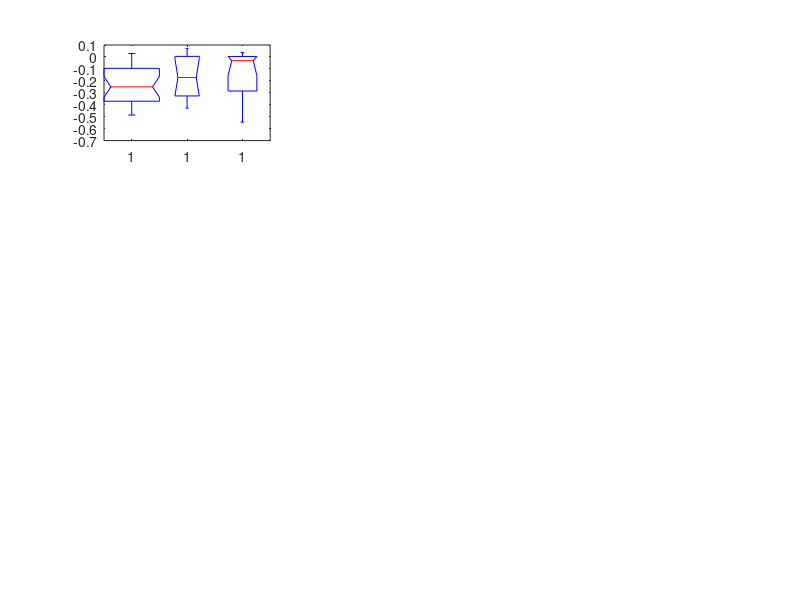

Source code (MATLAB): (Note: this script raises an error after producing the figure.)
clear

load('test_control_SMC_1.mat')

figure('color','w','Position', [100 100 1800 1800]),
ax=subplot(431),

 [~,p1,~,tstat1]=ttest2(cp_s2,cp_s1)
 [~,p2,~,tstat2]=ttest2(cp_s3,cp_s1)
 [~,p3,~,tstat3]=ttest2(cp_s3,cp_s2)


group=[ones(size(cp_s1));2*ones(size(cp_s2));3*ones(size(cp_s3))];
colors(3,:)=[0.6350 0.6350 0.6350];
colors(2,:)=[0.8500 0.3250 0.0980];
colors(1,:)=[0 0.4470 0.7410];


h=boxplot([cp_s1;cp_s2;cp_s3],group,'Notch','on','Widths',0.5);
set(h,'linewidth',2,'Color',[0.5 0.5 0.5])
set(gca,'XTickLabel',{'s1','s2','s3'});
h2=findobj(gca,'Tag','Box');
for j=1:3
    patch(get(h2(j),'Xdata'),get(h2(j),'YData'), colors(j,:),'FaceAlpha',0.8);
end
set(gca,'fontsize', 20),
set(gca,'linewidth',2);
yticks([-0.6 -0.3 0 0.2]);
ylim([-0.7 0.2]);
%%
dc=zeros(length(cp_208_regr),1);
dc(idx_s1)=1;
dc(idx_s2)=2;
dc(idx_s3)=3;

[B,dev,stats] = mnrfit(cp_208_regr,dc,'model','ordinal')
stats.p(end)

%%
ax=subplot(432),
[r2,p2]=corr(cp_s2,suvr_s2,'rows','pairwise','type','spearman'),%,'type','spearman'
plot(cp_s2,suvr_s2,'.','MarkerSize',30,'MarkerEdgeColor',[0.8500 0.3250 0.0980]),
title(['r2=',num2str(r2),'  p2=',num2str(p2)]),
xlim([-.8 .4]),xticks([-0.8 -0.4 0 0.4])
h2 = lsline(ax);
h2.LineWidth = 3;
h2.Color = 'k';
set(gca,'fontsize', 20),
set(gca,'linewidth',3),
box off,

ax=subplot(434),
[r2,p2]=corr(cp_s2,csf_abeta_s2,'rows','pairwise','type','spearman'),%
plot(cp_s2,csf_abeta_s2,'.','MarkerSize',30,'Color',[0.8500 0.3250 0.0980]),
title(['r2=',num2str(r2),'  p2=',num2str(p2)]),
xlim([-.8 .4]),xticks([-0.8 -0.4 0 0.4])
h2 = lsline(ax);
h2.LineWidth = 3;
h2.Color = 'k';
set(gca,'fontsize', 20),
set(gca,'linewidth',3),
box off,

ax=subplot(435),
[r2,p2]=corr(cp_s2,csf_tau_s2,'rows','pairwise','type','spearman'),%
plot(cp_s2,csf_tau_s2,'.','MarkerSize',30,'Color',[0.8500 0.3250 0.0980]),
title(['r2=',num2str(r2),'  p2=',num2str(p2)]),
xlim([-.8 .4]),xticks([-0.8 -0.4 0 0.4])
h2 = lsline(ax);
h2.LineWidth = 3;
h2.Color = 'k';
set(gca,'fontsize', 20),
set(gca,'linewidth',3),
box off,


ax=subplot(436),
[r2,p2]=corr(cp_s2,csf_p_tau_s2,'rows','pairwise','type','spearman'),
plot(cp_s2,csf_p_tau_s2,'.','MarkerSize',30,'Color',[0.8500 0.3250 0.0980]),
title(['r2=',num2str(r2),'  p2=',num2str(p2)]),
xlim([-.8 .4]),xticks([-0.8 -0.4 0 0.4])
h2 = lsline(ax);
h2.LineWidth = 3;
h2.Color = 'k';
set(gca,'fontsize', 20),
set(gca,'linewidth',3),
box off,



%%
clear
longi=load('test_control_SMC_2.mat')



ax=subplot(433),
[r2,p2]=corr(longi.cp_s2,longi.suvr_longi_s2,'rows','pairwise','type','spearman'),
plot(longi.cp_s2,longi.suvr_longi_s2,'.','MarkerSize',30,'Color',[0.8500 0.3250 0.0980]),
title(['r2=',num2str(r2),'  p2=',num2str(p2)]),
xlim([-.8 .4]),xticks([-0.8 -0.4 0 0.4]),%ylim([-0.02 0.08])
h2 = lsline(ax);
h2.LineWidth = 3;
h2.Color = 'k';
set(gca,'fontsize', 20),
set(gca,'linewidth',3),
box off,
%%
clear
load('test_control_SMC_3.mat')

[r12_tmp,p12_tmp]=corr((tmp1),(tmp2),'rows','pairwise','type','spearman'),%palm_inormal%
[r12_tmp2,p12_tmp2]=corr((tmp3),(tmp4),'rows','pairwise','type','spearman'),%

ax=subplot(437),
plot(tmp1,tmp2,'.','MarkerSize',30,'MarkerEdgeColor',[1 0.0 0.0]), %
title(['r=',num2str(r12_tmp),'p=',num2str(p12_tmp)]),yticks([0 0.04 0.08]),xlim([-0.5 .2])
h2 = lsline(ax);
h2.LineWidth = 3;
h2.Color = 'k';
set(gca,'fontsize', 20),
set(gca,'linewidth',3),
box off,

ax=subplot(438),
plot(tmp3,tmp4,'.','MarkerSize',30,'MarkerEdgeColor',[0 0 1]), 
title(['r=',num2str(r12_tmp2),'p=',num2str(p12_tmp2)]),yticks([-0.03 0 0.03 0.06]),xlim([-0.5 .2])
h2 = lsline(ax);
h2.LineWidth = 3;
h2.Color = 'k';
set(gca,'fontsize', 20),
set(gca,'linewidth',3),
box off,ylim([-0.02 0.06])
%% fig3
load('test_control_SMC_4.mat')


ax=subplot(439),
[r2,p2]=corr(longi_pet_diff_sj_E_s2,(r_test2_s2_regr),'rows','pairwise','type','spearman')%
plot(longi_pet_diff_sj_E_s2,(r_test2_s2_regr'),'.','MarkerSize',30,'MarkerEdgeColor',[0.8500 0.3250 0.0980]), 
title(['r=',num2str(r2),'p=',num2str(p2)])
h2 = lsline(ax);
h2.LineWidth = 3;
h2.Color = 'k';
set(gca,'fontsize', 20),
set(gca,'linewidth',3),
box off,
%%
clear
load('fig4_control_SMC.mat')

ax=subplot(4,3,10),
[r2,p2]=corr((csf_abeta_s2),(fc_dmn_gs_s2),'rows','pairwise','type','spearman'),%,'type','spearman'%%palm_inormal
plot(csf_abeta_s2,fc_dmn_gs_s2,'.','MarkerSize',30,'Color',[1 0 0]),

h2 = lsline(ax);
h2.LineWidth = 3;
h2.Color = 'k';

hold on,
[r2,p2]=corr((csf_abeta_s2),fc_dmn_gsr_s2,'rows','pairwise','type','spearman'),
plot(csf_abeta_s2,fc_dmn_gsr_s2,'o','MarkerSize',8,'Color',[1, 0, 0, 0.1]),
lsline,

set(gca,'fontsize', 20),
set(gca,'linewidth',3),
box off,



%% test 4


ax=subplot(4,3,11),
[r2,p2]=corr((csf_abeta_s2),(fc_sm_gs_s2),'rows','pairwise','type','spearman'),
plot(csf_abeta_s2,fc_sm_gs_s2,'.','MarkerSize',30,'Color',[0 0 .9]),

h2 = lsline(ax);
h2.LineWidth = 3;
h2.Color = 'k';

hold on,
[r2,p2]=corr((csf_abeta_s2),fc_sm_gsr_s2,'rows','pairwise','type','spearman'),
plot(csf_abeta_s2,fc_sm_gsr_s2,'o','MarkerSize',8,'Color',[0, 0, 0.9]),
lsline,

set(gca,'fontsize', 20),
set(gca,'linewidth',3),
box off,


%% test 5


ax=subplot(4,3,12),
[r2,p2]=corr((csf_abeta_s2),(fc_sm_dmn_gs_s2),'rows','pairwise','type','spearman'),%,'type','spearman'%%palm_inormal
plot(csf_abeta_s2,fc_sm_dmn_gs_s2,'.','MarkerSize',30,'Color',[0.8500 0.3250 0.0980]),

h2 = lsline(ax);
h2.LineWidth = 3;
h2.Color = 'k';

hold on,
[r2,p2]=corr((csf_abeta_s2),fc_sm_dmn_gsr_s2,'rows','pairwise','type','spearman'),
plot(csf_abeta_s2,fc_sm_dmn_gsr_s2,'o','MarkerSize',8,'Color',[0.8500 0.3250 0.0980]),
lsline,

set(gca,'fontsize', 20),
set(gca,'linewidth',3),
box off,
